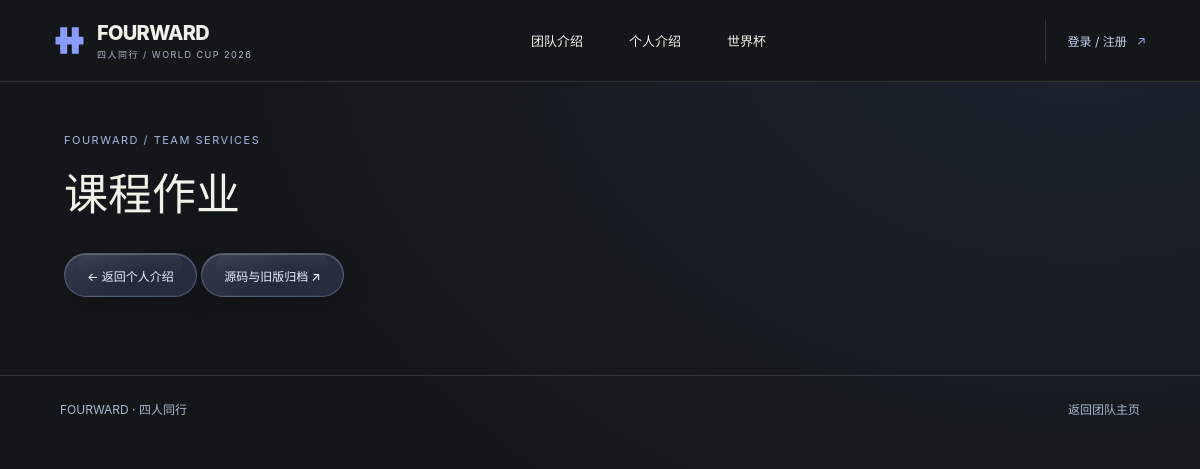
The page /coursework.php on the database as committed earlier.
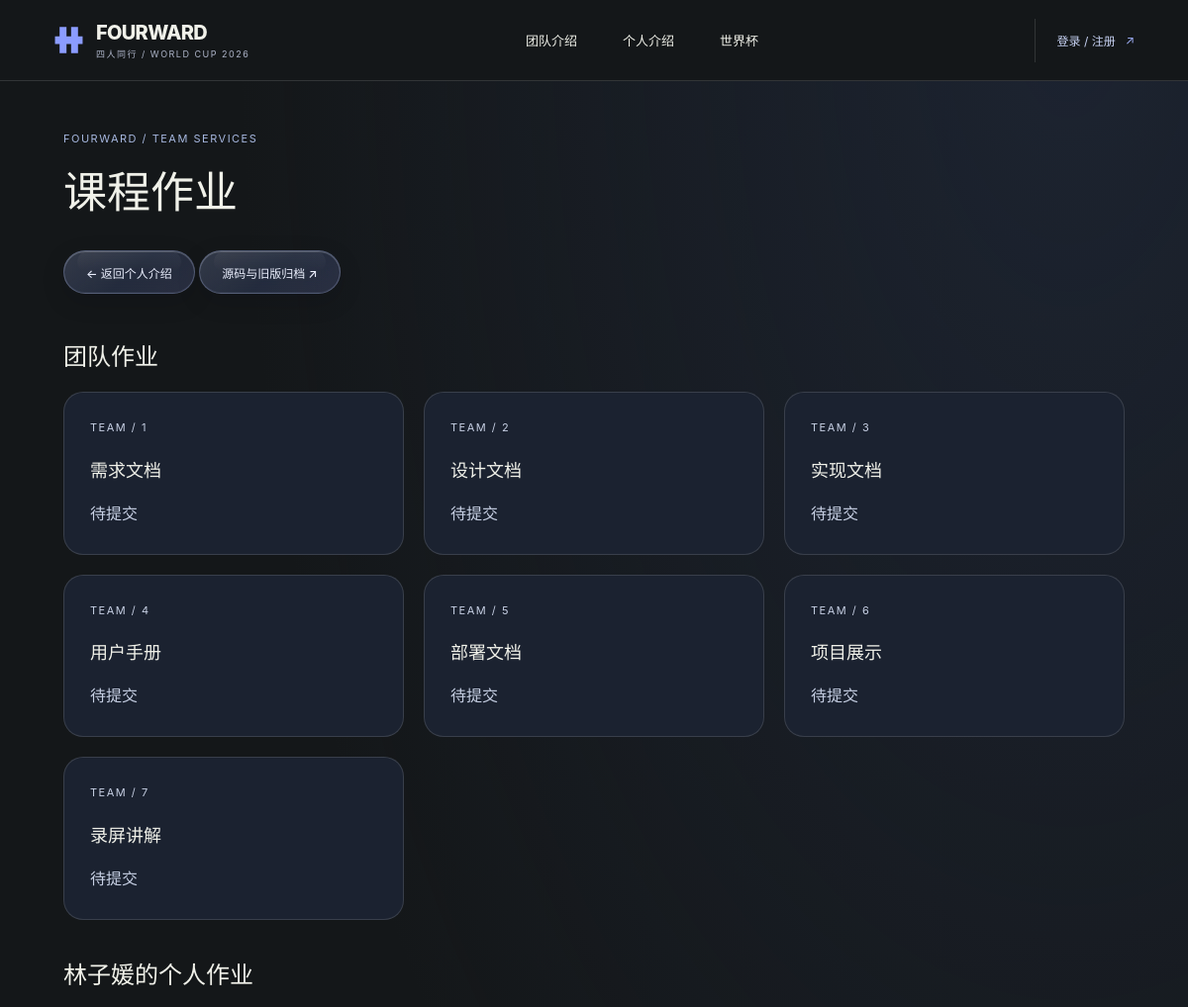
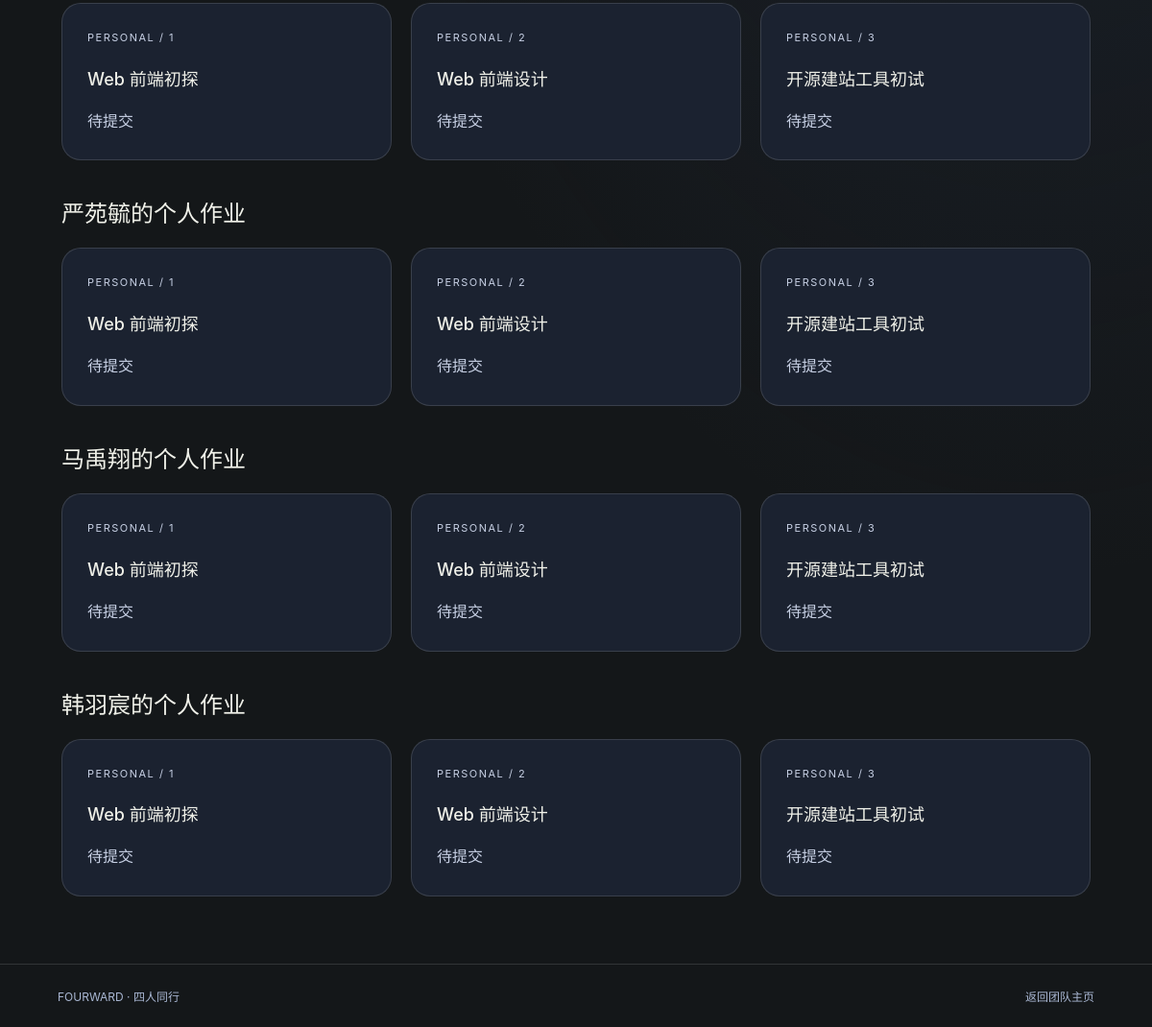
The same page on the database as committed later (2 pictures, top to bottom).
### tables this page shows
CREATE TABLE IF NOT EXISTS team_profiles (
  member_slug VARCHAR(24) NOT NULL PRIMARY KEY,
  display_name VARCHAR(40) NOT NULL DEFAULT '',
  description VARCHAR(280) NOT NULL DEFAULT '',
  school VARCHAR(80) NOT NULL DEFAULT '',
  role_title VARCHAR(80) NOT NULL DEFAULT '',
  biography VARCHAR(280) NOT NULL DEFAULT '',
  task VARCHAR(280) NOT NULL DEFAULT '',
  tags_json VARCHAR(400) NOT NULL DEFAULT '[]',
  github_url VARCHAR(255) NOT NULL DEFAULT '',
  github VARCHAR(255) NOT NULL DEFAULT '',
  headline VARCHAR(100) NOT NULL DEFAULT '',
  updated_by BIGINT UNSIGNED NULL,
  updated_at DATETIME NOT NULL DEFAULT CURRENT_TIMESTAMP,
  CONSTRAINT fk_team_profile_target FOREIGN KEY (member_slug) REFERENCES team_mottos(member_slug),
  CONSTRAINT fk_team_profile_editor FOREIGN KEY (updated_by) REFERENCES users(id) ON DELETE SET NULL
);

### app/common/Portal.php (called while the page is built, shortened)
<?php
final class Portal {
  public static function render(string $view, array $variables): void {
    extract($variables, EXTR_SKIP);
    $user ??= null;
    $title ??= '团队服务';
    require \PROJECT_ROOT . '/app/team/views/portal/layout.php';
  }
  public static function run(callable $handler): void {
    try { $handler(); }
    catch (HttpError $error) {
      http_response_code($error->status);
      self::render('error', ['title' => '暂时无法完成', 'errorMessage' => $error->getMessage()]);
    } catch (\Throwable $error) {
      error_log((string) $error);
      http_response_code(503);
      self::render('error', ['title' => '服务暂不可用', 'errorMessage' => '服务暂时不可用，请稍后重试。']);
    }
  }
}

### app/team/controllers/CourseworkController.php (called while the page is built, shortened)
<?php
final class CourseworkController {
  public function index(): void {
    $user = (new Auth($this->db))->user();
    $labels = require \PROJECT_ROOT . '/config/coursework.php';
    $profiles = (new TeamProfile($this->db))->all();
    $catalog = (new CourseworkFile($this->db))->catalog();
    Portal::render('coursework', compact('user', 'labels', 'profiles', 'catalog') + ['title' => '课程作业']);
  }
}

### public/coursework.php (called while the page is built, shortened)
<?php
require __DIR__ . '/../app/common/bootstrap.php';
Fourward\common\Portal::run(static fn() => (new Fourward\team\controllers\CourseworkController(database()))->index());

### app/common/bootstrap.php (called while the page is built, shortened)
<?php
spl_autoload_register(function (string $class): void {
  $prefix = 'Fourward\\';
  $path = PROJECT_ROOT . '/app/' . str_replace('\\', '/', substr($class, strlen($prefix))) . '.php';
});
function e(mixed $value): string {
  return htmlspecialchars((string) $value, ENT_QUOTES | ENT_SUBSTITUTE, 'UTF-8');
}

### app/common/Auth.php (called while the page is built, shortened)
<?php
final class Auth {
  public function user(): ?array {
    if (!isset($_SESSION['user_id'])) return null;
    $query = $this->db->prepare('SELECT id, username, role, member_slug FROM users WHERE id = ?');
    $query->execute([$_SESSION['user_id']]);
    return $query->fetch() ?: null;
  }
}

### app/common/SiteNavigation.php (called while the page is built, shortened)
<?php
final class SiteNavigation {
  public static function html(?array $user, string $prefix = '', string $active = '', bool $home = false): string {
    require __DIR__ . '/views/header.php';
    return ob_get_clean();
  }
}

### config/team.php (called while the page is built, shortened)
<?php
return [
  'team' => ['name' => '整个团队', 'motto' => '各有热爱，一起上场。'],
  'lin-ziyuan' => ['name' => '林子媛', 'motto' => '一个有趣且靠谱的人。'],
  'yan-yuanyu' => ['name' => '严苑毓', 'motto' => '天行健，君子以自强不息'],
  'ma-yuxiang' => ['name' => '马禹翔', 'motto' => '丢掉幻想 准备斗争'],
  'han-yuchen' => ['name' => '韩羽宸', 'motto' => '命数如织，当为磐石'],
];

### app/team/models/TeamProfile.php (called while the page is built, shortened)
<?php
final class TeamProfile {
  public function all(): array {
    $targets = require \PROJECT_ROOT . '/config/team.php';
    $rows = [];
    foreach ($this->db->query('SELECT member_slug, display_name, description, school, role_title, biography, tags_json, github_url, headline, updated_at FROM team_profiles') as $row) {
      $slug = $row['member_slug'];
      $row['description'] = $slug === 'team' ? $row['biography'] : $row['description'];
      $row['role'] = $row['role_title'];
      $row['task'] = $row['biography'];
      $row['github'] = $row['github_url'];
      $row['tags'] = json_decode($row['tags_json'], true, 512, JSON_THROW_ON_ERROR);
      unset($row['tags_json']);
      $rows[$slug] = $row;
    }
    return array_replace(array_intersect_key($targets, $rows), $rows);
  }
}

### config/coursework.php (called while the page is built, shortened)
<?php
return [
  'team' => [1 => '需求文档', 2 => '设计文档', 3 => '实现文档', 4 => '用户手册', 5 => '部署文档', 6 => '项目展示', 7 => '录屏讲解'],
  'personal' => [1 => 'Web 前端初探', 2 => 'Web 前端设计', 3 => '开源建站工具初试'],
];

### app/team/models/CourseworkFile.php (called while the page is built, shortened)
<?php
final class CourseworkFile {
  public function listing(?array $editor = null): array {
    $where = $editor ? ($editor['role'] === 'admin' ? '' : ' WHERE owner_slug=:owner') : " WHERE status='published'";
    $order = $editor ? 'id DESC' : 'published_at DESC, id DESC';
    $query = $this->db->prepare('SELECT id, owner_slug, assignment_no, title, original_name, mime_type, file_size, source_type, status, created_at, published_at FROM coursework_files' . $where . ' ORDER BY ' . $order . ' LIMIT 500');
    $query->execute($editor && $editor['role'] !== 'admin' ? ['owner' => $editor['member_slug']] : []);
    return $query->fetchAll();
  }
  public function catalog(): array {
    $catalog = [];
    foreach ($this->listing() as $file) $catalog[$file['owner_slug']][$file['assignment_no']] ??= $file;
    return $catalog;
  }
}

### app/team/views/portal/coursework.php (the view, shortened to what this page needs)
<a class="glass-button portal-back" href="./#members">← 返回个人介绍</a>
<a class="glass-button portal-back" href="downloads.php">源码与旧版归档 ↗</a>
<?php foreach ($profiles as $owner => $profile): ?>
  <section class="portal-section" id="<?= e($owner) ?>"><h2><?= $owner === 'team' ? '团队作业' : e($profile['display_name']) . '的个人作业' ?></h2><div class="portal-grid">
    <?php foreach ($labels[$owner === 'team' ? 'team' : 'personal'] as $number => $label): $file = $catalog[$owner][$number] ?? null; ?>
      <article class="portal-panel portal-file"><p class="portal-eyebrow"><?= $owner === 'team' ? 'TEAM' : 'PERSONAL' ?> / <?= e($number) ?></p><h3><?= e($label) ?></h3>
        <?php if ($file): ?><p><?= e($file['title']) ?></p><small><?= $file['source_type'] === 'link' ? '外部链接' : e($file['original_name']) . ' · ' . e(number_format($file['file_size'] / 1024, 1)) . ' KiB' ?></small><a class="glass-button" href="download.php?id=<?= e($file['id']) ?>"><?= $user ? ($file['source_type'] === 'link' ? '打开下载链接' : '下载作业') : '登录后下载' ?></a>
        <?php else: ?><p class="portal-muted">待提交</p><?php endif; ?>
      </article>
    <?php endforeach; ?>
  </div></section>
<?php endforeach; ?>

### app/team/views/portal/layout.php (shortened to what this page needs)
<!doctype html>
<html lang="zh-CN">
  <head>
    <link rel="stylesheet" href="assets/css/common.css?v=1">
    <link rel="stylesheet" href="assets/css/team-portal.css?v=4">
    <link rel="stylesheet" href="assets/css/site-navigation.css?v=1">
  </head>
  <body class="portal-body">
    <?= \Fourward\common\SiteNavigation::html($user, '', in_array($view, ['account', 'workspace'], true) ? 'account' : '') ?>
    <main id="portal-main" class="portal-main">
      <div class="portal-heading"><p>FOURWARD / TEAM SERVICES</p><h1><?= e($title) ?></h1></div>
      <?php require __DIR__ . '/' . $view . '.php'; ?>
    </main>
    <footer class="portal-footer"><span>FOURWARD · 四人同行</span><a href="./">返回团队主页</a></footer>
  </body>
</html>

### app/common/views/header.php (shortened to what this page needs)
<?php
$teamHref = $home ? '#team' : $prefix . './#team';
$membersHref = $home ? '#members' : $prefix . './#members';
?>
<header class="site-header app-header">
  <a class="brand" href="<?= e($teamHref) ?>" aria-label="FOURWARD 团队首页">
    <svg class="brand-mark" viewBox="0 0 40 40" aria-hidden="true"><path d="M8 3h9v34H8zM23 3h9v34h-9zM2 15h36v10H2z" fill="currentColor"/></svg>
    <span>FOURWARD<small>四人同行 / WORLD CUP 2026</small></span>
  </a>
  <nav class="main-nav" aria-label="主导航">
    <?php foreach (['team' => [$teamHref, '团队介绍'], 'members' => [$membersHref, '个人介绍'], 'worldcup' => [$prefix . 'worldcup/', '世界杯']] as $key => [$href, $label]): ?>
      <a href="<?= e($href) ?>" <?= $active === $key ? 'class="is-active" aria-current="location"' : '' ?>><?= e($label) ?></a>
    <?php endforeach; ?>
  </nav>
  <a class="site-account <?= $active === 'account' ? 'is-active' : '' ?>" href="<?= e($prefix) ?>account.php" <?= $active === 'account' ? 'aria-current="page"' : '' ?>><?= $user ? '个人中心' : '登录 / 注册' ?><span aria-hidden="true">↗</span></a>
</header>

### public/assets/css/common.css (style rules this page uses)
:root { --ink: #141719; --paper: #f0f1e9; --accent: #8b9cff; --accent-secondary: #aaa3ff; --lime: var(--accent); --line: rgba(255, 255, 255, .13); --header-height: 82px; --footer-height: 32px; --font: "Workspace Sans", "PingFang SC", "Microsoft YaHei", -apple-system, "Segoe UI", sans-serif; color-scheme: dark; font-family: var(--font); font-synthesis: none; -webkit-font-smoothing: antialiased; background: var(--ink); color: var(--paper); }
* { box-sizing: border-box; }
body { margin: 0; }
button, a { -webkit-tap-highlight-color: transparent; }
a { color: inherit; text-decoration: none; }
.site-header { height: var(--header-height); padding: 0 4.5%; display: flex; align-items: center; justify-content: space-between; gap: 24px; position: relative; z-index: 20; background: #141719ee; border-bottom: 1px solid var(--line); }
.brand { display: flex; align-items: center; gap: 12px; font-size: 20px; font-weight: 800; letter-spacing: -.7px; }
.brand-mark { width: 31px; height: 31px; color: var(--accent); flex-shrink: 0; }
.brand small { display: block; font-size: 9px; font-weight: 400; letter-spacing: 1.5px; color: #aeb5c9; margin-top: 3px; }
.main-nav { display: flex; align-items: center; gap: 14px; height: 100%; }
.main-nav a { display: inline-flex; align-items: center; gap: 7px; padding: 10px 15px; border: 1px solid transparent; border-radius: 99px; font-size: 13px; white-space: nowrap; transition: background .2s, border-color .2s; }
.glass-button, .primary-button, .dark-button { position: relative; display: inline-flex; align-items: center; justify-content: center; gap: 12px; min-height: 44px; padding: 12px 22px; overflow: hidden; border: 1px solid #c1ceff45; border-radius: 99px; color: #edf1ff; background: linear-gradient(140deg, #d2dcff20, #7e96fa12 52%, #b4a5ff15), #20283be8; box-shadow: inset 0 1px #ffffff35, inset 0 -1px #c6d0ff0b, 0 8px 24px #04091426; font-size: 12px; font-weight: 550; transition: background .2s, border-color .2s, translate .2s, box-shadow .2s; }
.glass-button::before, .primary-button::before, .dark-button::before { content: ""; position: absolute; inset: 0 10% 50%; pointer-events: none; border-radius: inherit; background: linear-gradient(#ffffff0d, transparent); }

### public/assets/css/team-portal.css (style rules this page uses)
.portal-body { min-height: 100svh; background: radial-gradient(ellipse at 90% 0, #29365466, transparent 55%), #141719; }
.portal-main { width: min(1120px, 100%); margin: auto; padding: 40px 24px 70px; }
.portal-heading { margin-bottom: 30px; }
.portal-heading > p, .portal-eyebrow { color: #a6b7df; font-size: 11px; letter-spacing: 1.5px; }
.portal-heading h1 { margin: 12px 0; font-size: clamp(28px, 4vw, 44px); font-weight: 600; }
.portal-intro, .portal-panel p { line-height: 1.8; color: #c7d0e4; }
.portal-panel { padding: 26px; border: 1px solid var(--line); border-radius: 20px; background: #1b2230; min-width: 0; overflow-wrap: anywhere; }
.portal-panel h3 { margin: 10px 0; font-size: 18px; font-weight: 550; }
.portal-back { margin-bottom: 8px; }
.portal-section { margin-top: 36px; }
.portal-section > h2 { font-size: 24px; font-weight: 550; margin: 0 0 20px; }
.portal-grid { display: grid; grid-template-columns: repeat(auto-fit, minmax(min(100%, 270px), 1fr)); gap: 20px; }
.portal-file { display: flex; flex-direction: column; align-items: start; gap: 8px; }
.portal-file p { margin: 0; }
.portal-muted { color: #aab8d4; }
.portal-footer { display: flex; justify-content: space-between; flex-wrap: wrap; gap: 16px; padding: 24px 5%; border-top: 1px solid var(--line); font-size: 12px; color: #aab8d4; }

### public/assets/css/site-navigation.css (style rules this page uses)
.app-header { height: var(--header-height); background: #141719; }
.app-header .main-nav { flex-shrink: 0; }
.app-header .brand { flex-shrink: 0; }
.site-account { display: inline-flex; align-items: center; justify-content: center; gap: 10px; min-height: 44px; padding-left: 22px; border-left: 1px solid var(--line); font-size: 12px; color: #c7d2f3; white-space: nowrap; }
.site-account span { color: #9eaff7; }

Rows that differ between the two databases and show on the page:
added team_profiles: shows "团队作业", number "1", label "需求文档", number "2", label "设计文档", number "3", label "实现文档", number "4", label "用户手册", number "5", label "部署文档", number "6", label "项目展示", number "7", label "录屏讲解"
added team_profiles: display_name "林子媛", number "1", label "Web 前端初探", number "2", label "Web 前端设计", number "3", label "开源建站工具初试"
added team_profiles: display_name "严苑毓", number "1", label "Web 前端初探", number "2", label "Web 前端设计", number "3", label "开源建站工具初试"
added team_profiles: display_name "马禹翔", number "1", label "Web 前端初探", number "2", label "Web 前端设计", number "3", label "开源建站工具初试"
added team_profiles: display_name "韩羽宸", number "1", label "Web 前端初探", number "2", label "Web 前端设计", number "3", label "开源建站工具初试"
